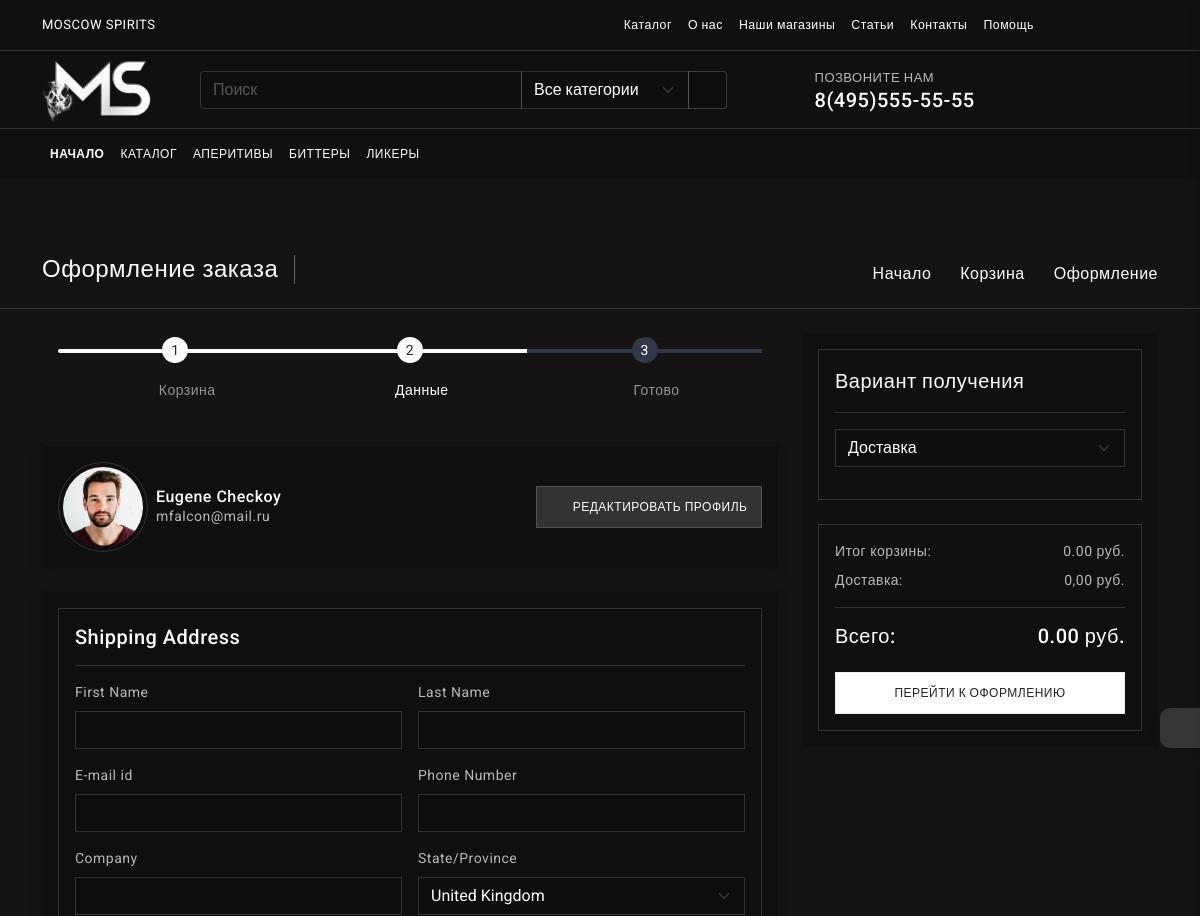
Before: /checkout/ (signed in, upper part) with the older database file.
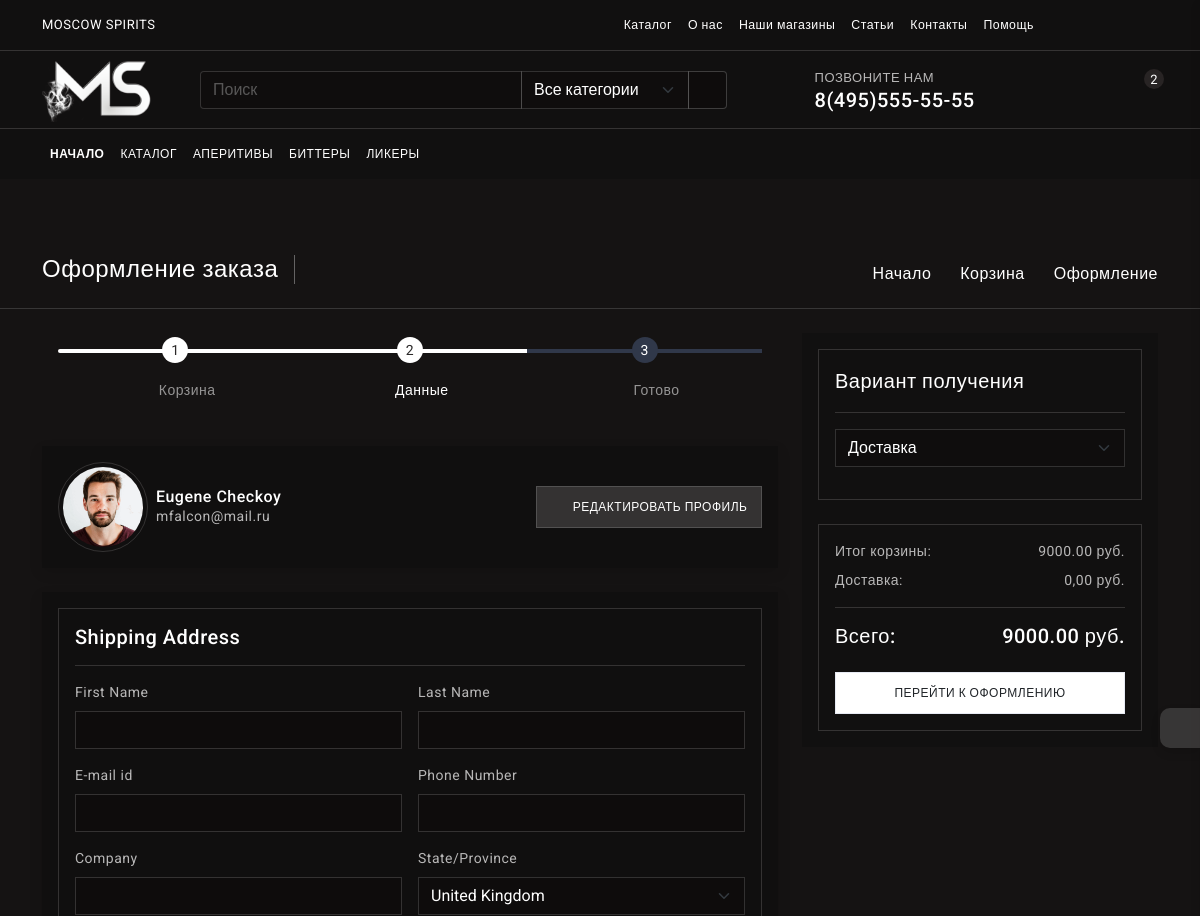
After: the same page with the newer database file.
### alcohol/models.py (models this page shows, shortened)
class Cart(models.Model):
    owner = models.ForeignKey('Customer', on_delete=models.CASCADE, null=True, blank=True, verbose_name='Покупатель')
    products = models.ManyToManyField(CartProduct, blank=True, related_name='related_cart',
                                      verbose_name='Товары в корзине')
    total_products = models.IntegerField(default=0, verbose_name='Общее кол-во товаров в корзине')
    final_price = models.DecimalField(max_digits=9, decimal_places=2, default=0.00, verbose_name='Общая стоимость',
                                      null=True, blank=True)
    in_order = models.BooleanField(default=False)
    for_anonymous_user = models.BooleanField(default=False)
    class Meta:
        verbose_name = 'Корзина'
        verbose_name_plural = 'Корзины покупателей'

### alcohol/views.py (the view)
# urls.py: path('checkout/', CheckoutView.as_view(), name='checkout'),
class CheckoutView(CartMixin, views.View):
    def get(self, request, *args, **kwargs):
        customer = Customer.objects.get(user=request.user)
        categories = Category.objects.all()
        form = OrderForm(request.POST or None)
        context = {
            'cart': self.cart,
            'categories': categories,
            'customer': customer,
            'form': form
        }
        return render(request, 'cart/checkout.html', context)

### alcohol/forms.py
class OrderForm(forms.ModelForm):
    def __init__(self, *args, **kwargs):
        super().__init__(*args, **kwargs)
        self.fields['order_date'].label = 'Дата получения заказа'
    order_date = forms.DateField(widget=forms.TextInput(attrs={'type': 'date'}))
    comment = forms.CharField(
        label='Сообщение',
        widget=forms.Textarea(attrs={'rows': '4'})
    )
    class Meta:
        model = Order
        fields = (
            'first_name', 'last_name', 'phone', 'address', 'buying_type', 'order_date', 'comment'
        )

### alcohol/models.py (called while the page is built)
    def get_absolute_url(self):
        return reverse('category_detail', kwargs={'category_slug': self.slug})

### templates/cart/checkout.html (shortened to what the changed rows need)
{% extends 'base.html' %}
{% load static %}
{% load crispy_forms_tags %}
{% load crispy_forms_field %}
{% block content %}
		<div class="page-wrapper">
			<div class="page-content">
				<section class="py-4">
					<div class="container">
						<div class="shop-cart">
							<div class="row">
								<div class="col-12 col-xl-8">
									<div class="checkout-details">
										<div class="card rounded-0">
											<div class="card-body">
												<div class="border p-3">
													<h2 class="h5 mb-0">Shipping Address</h2>
												</div>
											</div>
										</div>
									</div>
								</div>
								<div class="col-12 col-xl-4">
									<div class="checkout-form p-3 bg-dark-1">
										<div class="card rounded-0 border bg-transparent mb-0 shadow-none">
											<div class="card-body">
												<p class="mb-2">Итог корзины: <span class="float-end">{{ cart.final_price }} руб.</span>
												</p>
												<h5 class="mb-0">Всего: <span class="float-end">{{ cart.final_price }} руб.</span></h5>
											</div>
										</div>
									</div>
								</div>
							</div>
						</div>
					</div>
				</section>
			</div>
		</div>
{% endblock content %}

### templates/_header.html (shortened to what the changed rows need)
{% load static %}
{% url 'index' as index_url %}
{% url 'brands' as brands_url %}
{% url 'categories' as categories_url %}
{% url 'account' as account_url %}
{% block content %}
	<div class="header-wrapper bg-dark-1">
        <div class="header-content pb-3 pb-md-0">
            <div class="container">
                <div class="row align-items-center">
                    <div class="col col-md-auto order-2 order-md-4">
                        <div class="top-cart-icons">
                            <nav class="navbar navbar-expand">
                                <ul class="navbar-nav ms-auto">
                                    <li class="nav-item dropdown dropdown-large">
                                        <a href="#" class="nav-link dropdown-toggle dropdown-toggle-nocaret position-relative cart-link" data-bs-toggle="dropdown">
                                            {% if cart.products.count %}
                                            <span class="alert-count">{{ cart.products.count }}</span>
                                            {% endif %}
                                            <i class='bx bx-shopping-bag'></i>
                                        </a>
                                    </li>
                                </ul>
                            </nav>
                        </div>
                    </div>
                </div>
            </div>
        </div>
    </div>
{% endblock %}

Changed rows visible on the page:
no longer on this page (row edited): Cart: final_price "0.00"
added Cart: products.count "2", final_price "9000.00"
